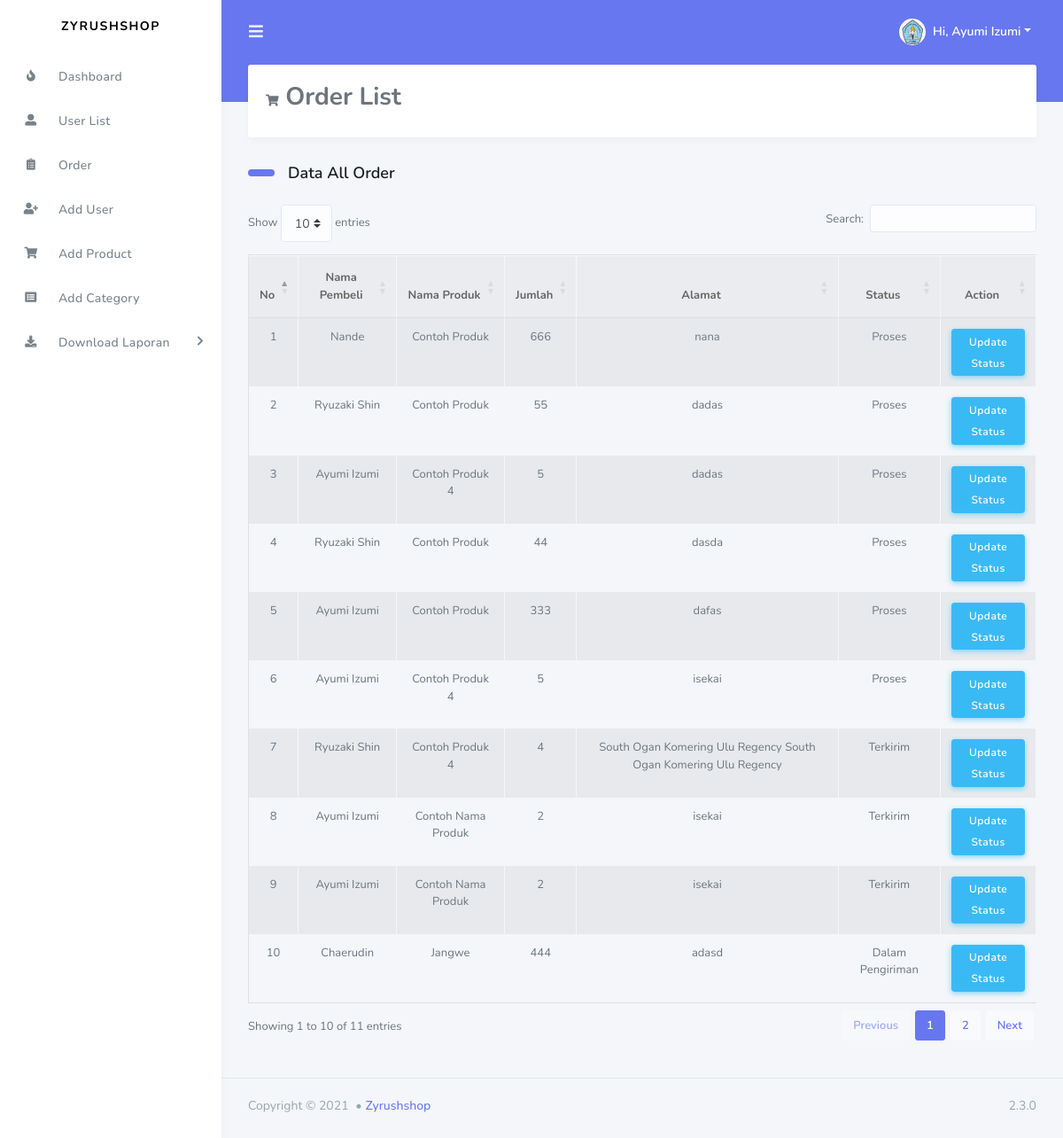
Screenshot of /vieworder.php (signed in) with the database file from the repository.
### tables this page shows
CREATE TABLE `tbl_users` (
  `id` int(11) NOT NULL,
  `name` varchar(255) DEFAULT NULL,
  `email` varchar(255) DEFAULT NULL,
  `password` varchar(255) DEFAULT NULL,
  `mobile` varchar(25) DEFAULT NULL,
  `roleid` tinyint(4) DEFAULT NULL,
  `isActive` tinyint(4) DEFAULT 0,
  `fld_address` varchar(500) NOT NULL,
  `fld_logo` varchar(250) NOT NULL,
  `created_at` timestamp NOT NULL DEFAULT current_timestamp(),
  `updated_at` timestamp NOT NULL DEFAULT current_timestamp()
);

CREATE TABLE `tbl_order` (
  `order_id` int(11) NOT NULL,
  `penjual` varchar(250) NOT NULL,
  `nproduk` varchar(255) NOT NULL,
  `jumlah` varchar(255) NOT NULL,
  `alamat` varchar(255) NOT NULL,
  `status` varchar(250) NOT NULL
);

### lib/Session.php (called while the page is built, shortened)
<?php
class Session{
  public static function get($key){
    if (isset($_SESSION[$key])) {
      return $_SESSION[$key];
    }else{
      return false;
    }
  }
}

### classes/Users.php (called while the page is built, shortened)
<?php
include 'lib/Database.php';
include_once 'lib/Session.php';
class Users{
  private $db;
  public function __construct(){
    $this->db = new Database();
  }
    public function getUserInfoById($userid){
      $sql = "SELECT * FROM tbl_users WHERE id = :id LIMIT 1";
      $stmt = $this->db->pdo->prepare($sql);
      $stmt->bindValue(':id', $userid);
      $stmt->execute();
      $result = $stmt->fetch(PDO::FETCH_OBJ);
      if ($result) {
        return $result;
      }else{
        return false;
      }
    }
    public function selectAllOrder(){
      $sql = "SELECT * FROM tbl_order ORDER BY order_id  DESC";
      $stmt = $this->db->pdo->prepare($sql);
      $stmt->execute();
      return $stmt->fetchAll(PDO::FETCH_OBJ);
    }
}

### lib/Database.php (called while the page is built, shortened)
<?php
class  Database{
  public $pdo;
  public function __construct(){
    if (!isset($this->pdo)) {
      try {
        $link = new PDO('mysql:host='.DB_HOST.'; dbname='.DB_NAME, DB_USER, DB_PASS);
        $link->setAttribute(PDO::ATTR_ERRMODE, PDO::ERRMODE_EXCEPTION);
        $link->exec("SET CHARACTER SET utf8");
        $this->pdo  =  $link;
      } catch (PDOException $e) {
        die("Connection error...".$e->getMessage());
      }
    }
  }
}

### vieworder.php (the view, shortened to what this page needs)
<?php
include 'inc/header.php';
?>
<div class="main-content">
        <section class="section">
        <div class="section-header">
          <h3><i class="fas fa-shopping-cart"></i> Order List</h3>
        </div>
            <h2 class="section-title">Data All Order</h2>
            <?php if (Session::get('id') == TRUE) { ?>
            <?php if (Session::get('roleid') == '1') { ?>
              <div style="overflow-x:auto;">
            <table id="example" class="table table-striped table-bordered" style="width:100%">
                  <thead>
                    <tr>
                      <th  class="text-center">No</th>
                      <th  class="text-center">Nama Pembeli</th>
                      <th  class="text-center">Nama Produk</th>
                      <th  class="text-center">Jumlah</th>
                      <th  class="text-center">Alamat</th>
                      <th  class="text-center">Status</th>
                      <th  class="text-center">Action</th>
                    </tr>
                  </thead>
                  <tbody>
                    <?php
                      $allOrder = $users->selectAllOrder();
                      if ($allOrder) {
                        $i = 0;
                        foreach ($allOrder as  $value) {
                          $i++;
                     ?>
                      <tr class="text-center"
                      <?php if (Session::get("penjual") == $value->penjual ) {
                        echo "style='background:#d9edf7' ";
                      } ?>
                      >
                        <td><?php echo $i; ?></td>
                        <td><?php echo $value->penjual; ?></td>
                        <td><?php echo $value->nproduk; ?></td>
                        <td><?php echo $value->jumlah; ?></td>
                        <td><?php echo $value->alamat; ?></td>
                        <td><?php echo $value->status; ?></td>
                        <td><a class="btn btn-info btn-sm " href="updateOrder.php?id=<?php echo $value->order_id;?>">Update Status</a></td>
                      </tr>
                    <?php }}else{ ?>
                      <tr class="text-center">
                      <td>No user availabe now !</td>
                    </tr>
                    <?php } ?>
                  </tbody>
              </table>
              </div>
            <?php }} ?>
</div></section>
  <?php
  include 'inc/footer.php';
  ?>

### inc/header.php (shortened to what this page needs)
<?php
$filepath = realpath(dirname(__FILE__));
include_once $filepath."/../lib/Session.php";
$users = new Users();
?>
<!DOCTYPE html>
<html lang="en">
<head>
  <link rel="stylesheet" href="https://stackpath.bootstrapcdn.com/bootstrap/4.3.1/css/bootstrap.min.css">
  <link rel="stylesheet" href="https://use.fontawesome.com/releases/v5.7.2/css/all.css">
  <link rel="stylesheet" href="assets/css/style.css">
  <link rel="stylesheet" href="assets/css/components.css">
  <link rel="stylesheet" href="https://cdn.datatables.net/1.10.24/css/dataTables.bootstrap4.min.css">
</head>
<body>
<div id="app">
    <div class="main-wrapper">
      <div class="navbar-bg"></div>
      <nav class="navbar navbar-expand-lg main-navbar">
        <form class="form-inline mr-auto">
          <ul class="navbar-nav mr-3">
            <li><a href="#" data-toggle="sidebar" class="nav-link nav-link-lg"><i class="fas fa-bars"></i></a></li>
          </ul>
        </form>
        <ul class="navbar-nav navbar-right">
        <?php
    $getUinfo = $users->getUserInfoById(Session::get("id"));
    if ($getUinfo) {
     ?>
          <li class="dropdown"><a href="#" data-toggle="dropdown" class="nav-link dropdown-toggle nav-link-lg nav-link-user">
          <?php echo '<img src=',$getUinfo->fld_logo,' class="rounded-circle mr-1" width="50" height="30">'; ?>
            <div class="d-sm-none d-lg-inline-block">Hi, <?php $name = Session::get('name'); if (isset($name)) { echo $name; } ?></div></a>
            <?php } ?>
          </li>
        </ul>
      </nav>
      <div class="main-sidebar">
        <aside id="sidebar-wrapper">
          <div class="sidebar-brand">
            <a href="dashboard.php">ZYRUSHSHOP</a>
          </div>
          <ul class="sidebar-menu">
              <?php if (Session::get('id') == TRUE) { ?>
            <?php if (Session::get('roleid') == '1') { ?>
                <li class="nav-item"><a href="dashboard.php" class="nav-link"><i class="fas fa-fire"></i><span>Dashboard</span></a></li>
                <li class="nav-item"><a href="userlist.php" class="nav-link"><i class="fas fa-user-alt"></i> <span>User List</span></a></li>
                <li class="nav-item"><a href="vieworder.php" class="nav-link"><i class="fas fa-clipboard-list"></i> <span>Order</span></a></li>
                <li class="nav-item"><a href="addUser.php" class="nav-link"><i class="fas fa-user-plus"></i> <span>Add User</span></a></li>
                <li class="nav-item"><a href="addProduct.php" class="nav-link"><i class="fas fa-shopping-cart"></i> <span>Add Product</span></a></li>
                <li class="nav-item"><a href="addCategory.php" class="nav-link"><i class="fas fa-list-alt"></i> <span>Add Category</span></a></li>
              <?php  } ?>
              <?php } ?>
          <?php if (Session::get('id') == TRUE) { ?>
                  <?php if (Session::get('roleid') == '1') { ?>
          <li class="nav-item dropdown">
                <a href="#" class="nav-link has-dropdown"><i class="fas fa-download"></i> <span>Download Laporan</span></a>
                    <?php  } ?>
                    <?php } ?>
              </li>
            </ul>
        </aside>
      </div>

### rows the page displays
tbl_users: fld_logo (picture)
tbl_order: penjual "Nande", nproduk "Contoh Produk", jumlah "666", alamat "nana", status "Proses"
tbl_order: penjual "Ryuzaki Shin", nproduk "Contoh Produk", jumlah "55", alamat "dadas", status "Proses"
tbl_order: penjual "Ayumi Izumi", nproduk "Contoh Produk 4", jumlah "5", alamat "dadas", status "Proses"
tbl_order: penjual "Ryuzaki Shin", nproduk "Contoh Produk", jumlah "44", alamat "dasda", status "Proses"
tbl_order: penjual "Ayumi Izumi", nproduk "Contoh Produk", jumlah "333", alamat "dafas", status "Proses"
tbl_order: penjual "Ayumi Izumi", nproduk "Contoh Produk 4", jumlah "5", alamat "isekai", status "Proses"
tbl_order: penjual "Ryuzaki Shin", nproduk "Contoh Produk 4", jumlah "4", alamat "South Ogan Komering Ulu Regency South Ogan Komering Ulu Regency", status "Terkirim"
tbl_order: penjual "Ayumi Izumi", nproduk "Contoh Nama Produk", jumlah "2", alamat "isekai", status "Terkirim"
tbl_order: penjual "Ayumi Izumi", nproduk "Contoh Nama Produk", jumlah "2", alamat "isekai", status "Terkirim"
tbl_order: penjual "Chaerudin", nproduk "Jangwe", jumlah "444", alamat "adasd", status "Dalam Pengiriman"

### other values shown
$name "Ayumi Izumi"
